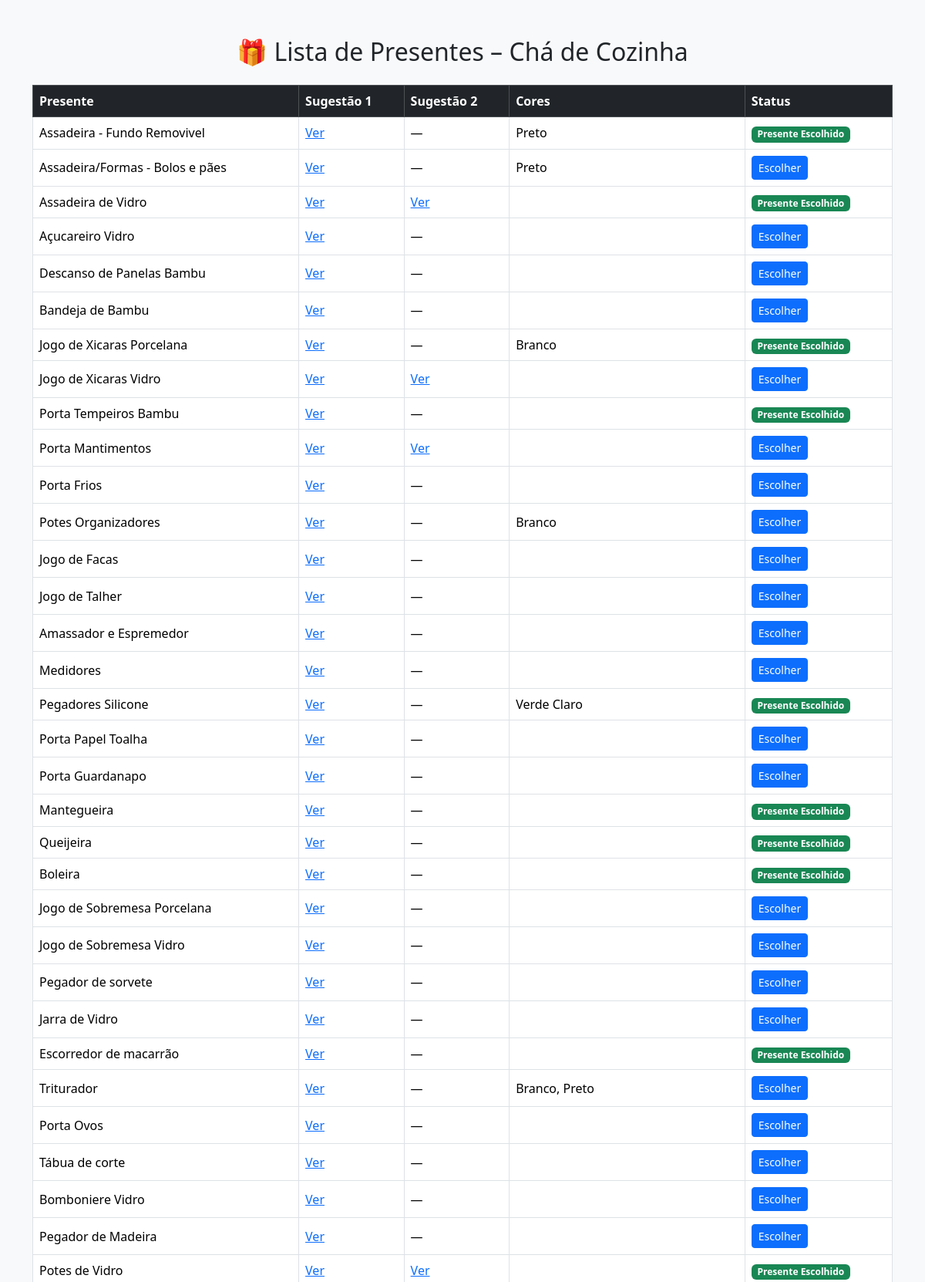
The page / (upper part) on the database its author committed.
### tables this page shows
CREATE TABLE presentes (
            id INTEGER PRIMARY KEY AUTOINCREMENT,
            presente TEXT,
            link1 TEXT,
            link2 TEXT,
            cores TEXT,
            escolhido_por TEXT
        );

### app.py (the view)
@app.route("/")
def index():
    is_admin = request.args.get("admin") == ADMIN_KEY
    conn = get_db()
    cursor = conn.cursor()
    cursor.execute("SELECT * FROM presentes")
    presentes = cursor.fetchall()
    conn.close()
    return render_template("index.html", presentes=presentes, is_admin=is_admin)

### app.py (called while the page is built)
def get_db():
    conn = sqlite3.connect(DB_PATH)
    conn.row_factory = sqlite3.Row
    return conn

### templates/index.html (shortened to what this page needs)
<!DOCTYPE html>
<html lang="pt-br">
<head>
    <link
      href="https://cdn.jsdelivr.net/npm/bootstrap@5.3.2/dist/css/bootstrap.min.css"
      rel="stylesheet"
    >
</head>
<body class="bg-light">
<div class="container mt-5">
    <h2 class="mb-4 text-center">🎁 Lista de Presentes – Chá de Cozinha</h2>
    <div class="table-responsive">
        <table class="table table-bordered table-hover align-middle">
            <thead class="table-dark">
                <tr>
                    <th>Presente</th>
                    <th>Sugestão 1</th>
                    <th>Sugestão 2</th>
                    <th>Cores</th>
                    <th>Status</th>
                </tr>
            </thead>
            <tbody>
            {% for item in presentes %}
                <tr>
                    <td>{{ item.presente }}</td>
                    <td>
                        {% if item.link1 %}
                            <a href="{{ item.link1 }}" target="_blank">Ver</a>
                        {% else %}
                            —
                        {% endif %}
                    </td>
                    <td>
                        {% if item.link2 %}
                            <a href="{{ item.link2 }}" target="_blank">Ver</a>
                        {% else %}
                            —
                        {% endif %}
                    </td>
                    <td>{{ item.cores }}</td>
                    <td>
                        {% if item.escolhido_por %}
                            <span class="badge bg-success">
                                Presente Escolhido
                            </span>
                        {% else %}
                            <button
                                class="btn btn-sm btn-primary"
                                data-bs-toggle="modal"
                                data-bs-target="#confirmModal{{ item.id }}"
                            >
                                Escolher
                            </button>
                        {% endif %}
                    </td>
                </tr>
            {% endfor %}
            </tbody>
        </table>
    </div>
</div>
</body>
</html>

### rows shown on the page
presentes: presente "Assadeira - Fundo Removivel", cores "Preto", shows "Presente Escolhido"
presentes: presente "Assadeira/Formas - Bolos e pães", cores "Preto"
presentes: presente "Assadeira de Vidro", shows "Presente Escolhido"
presentes: presente "Açucareiro Vidro"
presentes: presente "Descanso de Panelas Bambu"
presentes: presente "Bandeja de Bambu"
presentes: presente "Jogo de Xicaras Porcelana", cores "Branco", shows "Presente Escolhido"
presentes: presente "Jogo de Xicaras Vidro"
presentes: presente "Porta Tempeiros Bambu", shows "Presente Escolhido"
presentes: presente "Porta Mantimentos"
presentes: presente "Porta Frios"
presentes: presente "Potes Organizadores", cores "Branco"
presentes: presente "Jogo de Facas"
presentes: presente "Jogo de Talher"
presentes: presente "Amassador e Espremedor"
presentes: presente "Medidores"
presentes: presente "Pegadores Silicone", cores "Verde Claro", shows "Presente Escolhido"
presentes: presente "Porta Papel Toalha"
presentes: presente "Porta Guardanapo"
presentes: presente "Mantegueira", shows "Presente Escolhido"
presentes: presente "Queijeira", shows "Presente Escolhido"
presentes: presente "Boleira", shows "Presente Escolhido"
presentes: presente "Jogo de Sobremesa Porcelana"
presentes: presente "Jogo de Sobremesa Vidro"
presentes: presente "Pegador de sorvete"
presentes: presente "Jarra de Vidro"
presentes: presente "Escorredor de macarrão", shows "Presente Escolhido"
presentes: presente "Triturador", cores "Branco, Preto"
presentes: presente "Porta Ovos"
presentes: presente "Tábua de corte"
presentes: presente "Bomboniere Vidro"
presentes: presente "Pegador de Madeira"
presentes: presente "Potes de Vidro", shows "Presente Escolhido"
